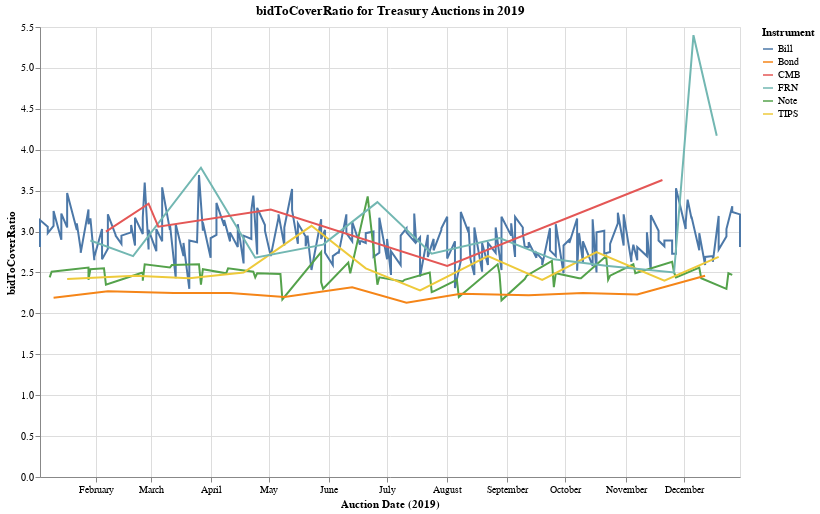

Notebook code cell kept with this figure:
### Markdown cell above
# US Treasury Auctions

---

Note: the bid-to-cover ratio is a measure of demand for a given instrument

A look at US federal debt issuance, according to auctions held by the US Treasury.

### Code cell
import pandas as pd
import numpy as np
import altair as alt

def doChart(year, metric='bidToCoverRatio', instruments=['Bill', 'Bond', 'CMB', 'FRN', 'Note', 'TIPS']):
    url = 'https://www.treasurydirect.gov/TA_WS/securities/search?startDate={0}-01-01&endDate={0}-12-31&compact=false&dateFieldName=auctionDate'
    
    df = pd.read_json(url.format(year))

    df_sub = df[~df[metric].isnull()][['type', 'auctionDate', metric]]

    return alt.Chart(df_sub[df_sub.type.isin(instruments)]).mark_line().encode(
        alt.X('auctionDate:T', axis=alt.Axis(title="Auction Date ({})".format(year))),
        alt.Y('{0}:Q'.format(metric)),
        alt.Color('type:N', title='Instrument')
    ).properties(
        title="{0} for Treasury Auctions in {1}".format(metric, year),
        height=450,
        width=750,
        background='white'
    )

doChart(2019).properties(width=700, height=450)

### Figure 1 — Vega-Lite specification as saved in the notebook (floating-point values rounded to 4 significant figures; data arrays with more than 128 entries replaced by an {"elided": "..."} marker saying what was removed)
{"config": {"view": {"continuousWidth": 400, "continuousHeight": 300}}, "data": {"name": "data-304f790f849534c5cda7dc3313964e5b"}, "mark": "line", "background": "white", "encoding": {"color": {"type": "nominal", "field": "type", "title": "Instrument"}, "x": {"type": "temporal", "axis": {"title": "Auction Date (2019)"}, "field": "auctionDate"}, "y": {"type": "quantitative", "field": "bidToCoverRatio"}}, "height": 450, "title": "bidToCoverRatio for Treasury Auctions in 2019", "width": 700, "$schema": "https://vega.github.io/schema/vega-lite/v4.8.1.json", "datasets": {"data-304f790f849534c5cda7dc3313964e5b": {"elided": "325 records"}}}
